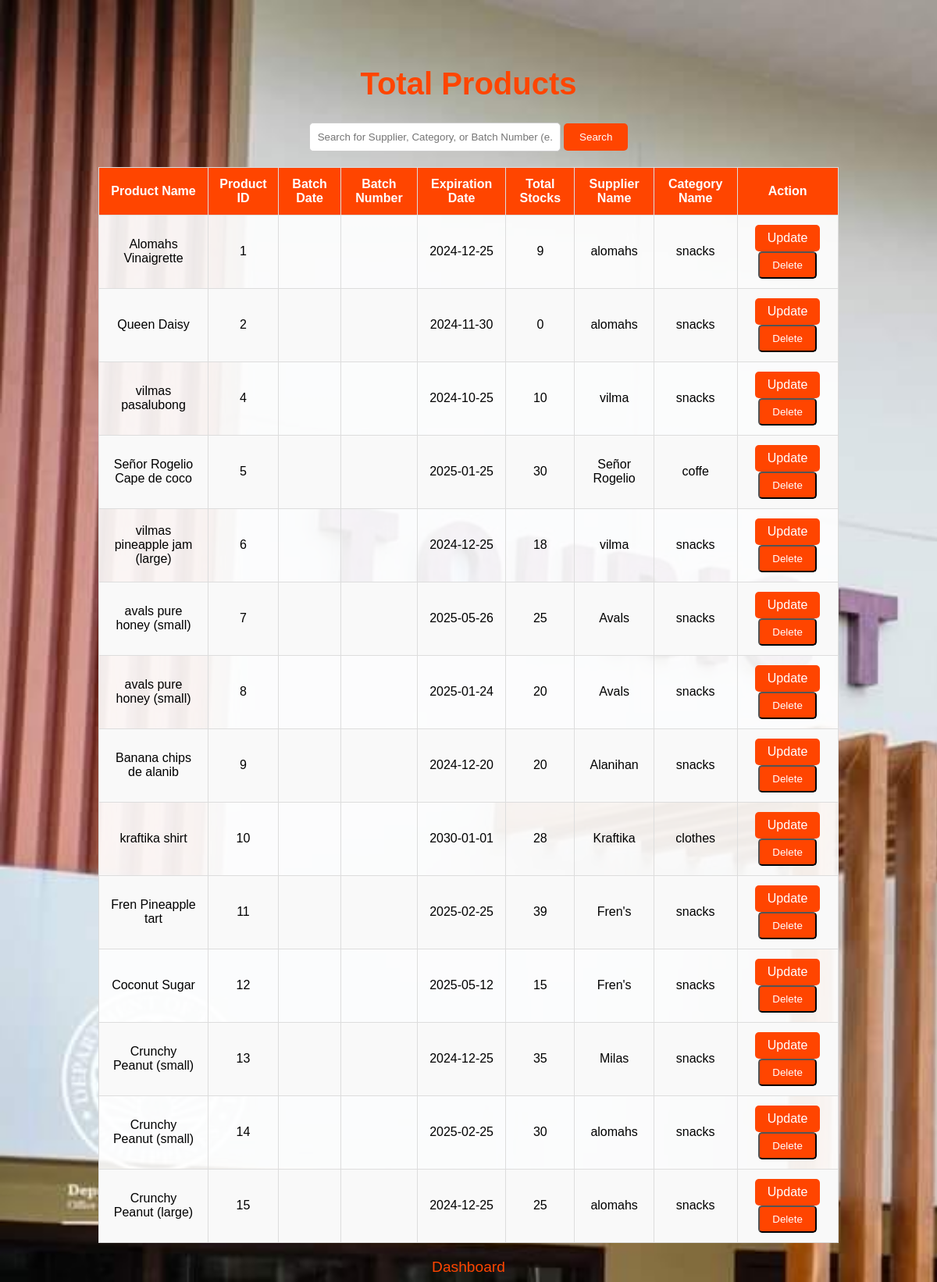
/total_products.php, run on the app's committed database.
### tables this page shows
CREATE TABLE `product` (
  `product_id` int(11) NOT NULL,
  `product_name` varchar(100) NOT NULL,
  `expiration_date` date NOT NULL,
  `total_stocks` int(100) NOT NULL,
  `category_id` int(11) DEFAULT NULL,
  `supplier_id` int(11) DEFAULT NULL,
  `batch_number` int(11) DEFAULT NULL
);

CREATE TABLE `supplier` (
  `supplier_id` int(11) NOT NULL,
  `supplier_name` varchar(100) NOT NULL
);

CREATE TABLE `category` (
  `category_id` int(11) NOT NULL,
  `category_name` varchar(100) NOT NULL
);

### total_products.php (the view, shortened to what this page needs)
<?php
include 'db_connection.php';
$query = "
    SELECT
        product.product_name,
        product.product_id,
        batch.batch_date,
        batch.batch_number,
        product.expiration_date,
        product.total_stocks,
        supplier.supplier_name,
        category.category_name
    FROM
        product
    LEFT JOIN batch ON product.batch_number = batch.batch_number
    LEFT JOIN supplier ON product.supplier_id = supplier.supplier_id
    LEFT JOIN category ON product.category_id = category.category_id
";
$stmt = $conn->prepare($query);
$stmt->execute();
$result = $stmt->get_result();
?>
<!DOCTYPE html>
<html>
<head>
</head>
<body>
    <h1>Total Products</h1>
    <div class="search-bar">
        <form action="total_products.php" method="GET">
            <input type="text" name="search" placeholder="Search for Supplier, Category, or Batch Number (e.g., 'supplier:Name')" value="<?php echo isset($_GET['search']) ? htmlspecialchars($_GET['search']) : ''; ?>">
            <input type="submit" value="Search">
        </form>
    </div>
    <table>
        <thead>
            <tr>
                <th>Product Name</th>
                <th>Product ID</th>
                <th>Batch Date</th>
                <th>Batch Number</th>
                <th>Expiration Date</th>
                <th>Total Stocks</th>
                <th>Supplier Name</th>
                <th>Category Name</th>
                <th>Action</th>
            </tr>
        </thead>
        <tbody>
            <?php while ($row = $result->fetch_assoc()): ?>
                <tr>
                    <td><?php echo htmlspecialchars($row['product_name']); ?></td>
                    <td><?php echo htmlspecialchars($row['product_id']); ?></td>
                    <td><?php echo htmlspecialchars($row['batch_date']); ?></td>
                    <td><?php echo htmlspecialchars($row['batch_number']); ?></td>
                    <td><?php echo htmlspecialchars($row['expiration_date']); ?></td>
                    <td><?php echo htmlspecialchars($row['total_stocks']); ?></td>
                    <td><?php echo htmlspecialchars($row['supplier_name']) ? htmlspecialchars($row['supplier_name']) : 'No Supplier'; ?></td>
                    <td><?php echo htmlspecialchars($row['category_name']) ? htmlspecialchars($row['category_name']) : 'No Category'; ?></td>
                    <td>
                        <a href="update_product.php?product_id=<?php echo $row['product_id']; ?>" class="update-btn">Update</a>
                        <button onclick="confirmDelete(<?php echo $row['product_id']; ?>)" class="delete-btn">Delete</button>
                    </td>
                </tr>
            <?php endwhile; ?>
        </tbody>
    </table>
    <div class="link-container">
        <a href="dashboard.php" class="back-link">Dashboard</a>
    </div>
</body>
</html>

### total_products.php (style rules this page uses)
body { background-image: url('image/Tourist.jpg'); background-size: cover; font-family: Arial, sans-serif; color: white; text-align: center; padding-top: 50px; }
h1 { font-size: 2.5em; color: orangered; }
table { width: 80%; margin: 20px auto; border-collapse: collapse; background-color: rgba(255, 255, 255, 0.9); color: black; }
th, td { padding: 12px; border: 1px solid #ddd; }
th { background-color: orangered; color: white; }
tr:nth-child(even) { background-color: #f9f9f9; }
.search-bar { margin-bottom: 20px; text-align: center; }
.search-bar input[type="text"] { padding: 10px; width: 300px; border-radius: 5px; border: 1px solid #ccc; }
.search-bar input[type="submit"] { padding: 10px 20px; border-radius: 5px; background-color: orangered; color: white; border: none; cursor: pointer; }
.link-container { margin-top: 20px; display: flex; justify-content: center; gap: 20px; }
.back-link, .back-to-original { display: inline-block; color: orangered; text-decoration: none; font-size: 1.2em; }
.update-btn, .delete-btn { display:inline-block; justify-content: center; align-items: center; background-color: orangered; color: white; flex-direction: column; padding: 8px 16px; text-decoration: none; border-radius: 5px; }

### data on the page
product: product_name "Alomahs Vinaigrette", product_id "1", expiration_date "2024-12-25", total_stocks "9", supplier.supplier_name "alomahs", category.category_name "snacks"
product: product_name "Queen Daisy", product_id "2", expiration_date "2024-11-30", total_stocks "0", supplier.supplier_name "alomahs", category.category_name "snacks"
product: product_name "vilmas pasalubong", product_id "4", expiration_date "2024-10-25", total_stocks "10", supplier.supplier_name "vilma", category.category_name "snacks"
product: product_name "Señor Rogelio Cape de coco", product_id "5", expiration_date "2025-01-25", total_stocks "30", supplier.supplier_name "Señor Rogelio", category.category_name "coffe"
product: product_name "vilmas pineapple jam (large)", product_id "6", expiration_date "2024-12-25", total_stocks "18", supplier.supplier_name "vilma", category.category_name "snacks"
product: product_name "avals pure honey (small)", product_id "7", expiration_date "2025-05-26", total_stocks "25", supplier.supplier_name "Avals", category.category_name "snacks"
product: product_name "avals pure honey (small)", product_id "8", expiration_date "2025-01-24", total_stocks "20", supplier.supplier_name "Avals", category.category_name "snacks"
product: product_name "Banana chips de alanib", product_id "9", expiration_date "2024-12-20", total_stocks "20", supplier.supplier_name "Alanihan", category.category_name "snacks"
product: product_name "kraftika shirt", product_id "10", expiration_date "2030-01-01", total_stocks "28", supplier.supplier_name "Kraftika", category.category_name "clothes"
product: product_name "Fren Pineapple tart", product_id "11", expiration_date "2025-02-25", total_stocks "39", supplier.supplier_name "Fren's", category.category_name "snacks"
product: product_name "Coconut Sugar", product_id "12", expiration_date "2025-05-12", total_stocks "15", supplier.supplier_name "Fren's", category.category_name "snacks"
product: product_name "Crunchy Peanut (small)", product_id "13", expiration_date "2024-12-25", total_stocks "35", supplier.supplier_name "Milas", category.category_name "snacks"
product: product_name "Crunchy Peanut (small)", product_id "14", expiration_date "2025-02-25", total_stocks "30", supplier.supplier_name "alomahs", category.category_name "snacks"
product: product_name "Crunchy Peanut (large)", product_id "15", expiration_date "2024-12-25", total_stocks "25", supplier.supplier_name "alomahs", category.category_name "snacks"
